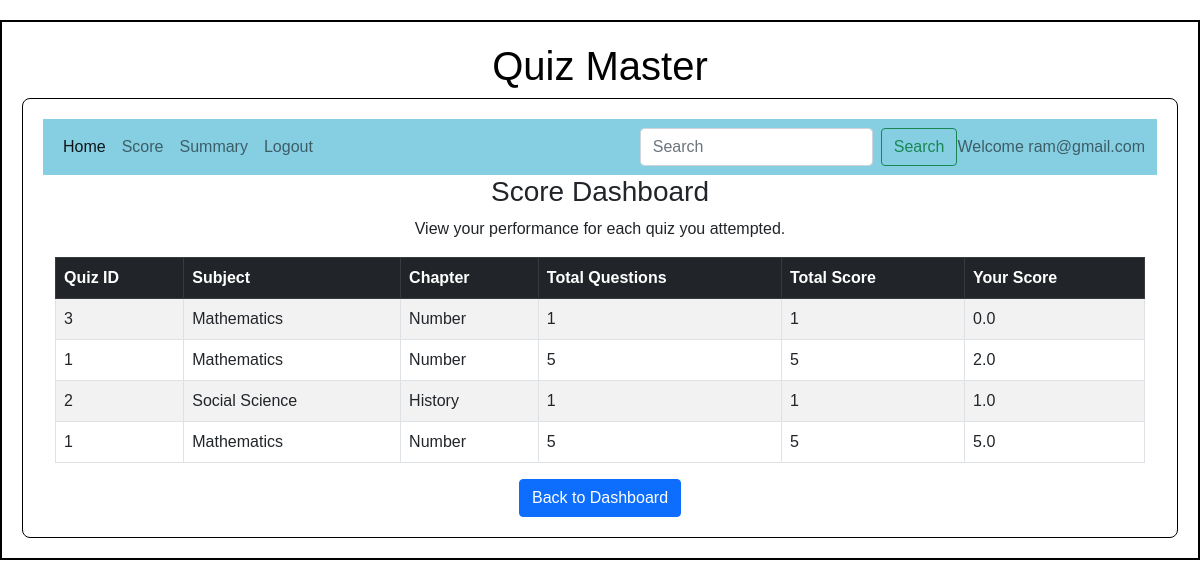
The page /score_dashboard/ram@gmail.com on the database its author committed.
### backend/models.py (models this page shows)
class Score(db.Model):
    __tablename__ = "score"
    score_id = db.Column(db.Integer, primary_key=True, autoincrement=True)
    q_id = db.Column(db.Integer, db.ForeignKey('quiz.q_id'), nullable=False)
    u_id = db.Column(db.String, db.ForeignKey('user.name'), nullable=False)
    total_score = db.Column(db.Float, nullable=False)

class Subject(db.Model):
    __tablename__ = "subject"
    s_id = db.Column(db.Integer, primary_key=True, autoincrement=True)
    sname = db.Column(db.String, unique=True, nullable=False)
    s_description = db.Column(db.String, nullable=False)
    chapters = db.relationship("Chapter", cascade="all,delete", backref="subject", lazy=True)

class Chapter(db.Model):
    __tablename__ = "chapter"
    c_id = db.Column(db.Integer, primary_key=True, autoincrement=True)
    cname = db.Column(db.String, unique=True, nullable=False)
    c_description = db.Column(db.String, nullable=False)
    s_id = db.Column(db.Integer, db.ForeignKey("subject.s_id"), nullable=False)
    quizzes = db.relationship("Quiz", cascade="all,delete", backref="chapter", lazy=True)

### backend/controllers.py (the view)
@app.route('/score_dashboard/<name>')
def score_dashboard(name):
    user = User.query.filter_by(name=name).first()
    scores = Score.query.filter_by(u_id = user.name).all()
    quizzes = get_quizzes()
    return render_template("score_dashboard.html", name=name, scores=scores, quizzes=quizzes)

### backend/controllers.py (called while the page is built)
def get_quizzes():
    quizzes = Quiz.query.all()
    return quizzes

### templates/score_dashboard.html
{%extends "student_layout.html"%}
{%block content%}
<div class="container">
    <div class="text-center">
        <h3>Score Dashboard</h3>
        <p>View your performance for each quiz you attempted.</p>
    </div>
    <table class="table table-bordered table-striped">
        <thead class="table-dark">
            <tr>
                <th>Quiz ID</th>
                <th>Subject</th>
                <th>Chapter</th>
                <th>Total Questions</th>
                <th>Total Score</th>
                <th>Your Score</th>
            </tr>
        </thead>
        <tbody>
            {% if scores %}
                {% for score in scores %}
                <tr>
                    <td>{{ score.q_id }}</td>
                    <td>{{ score.quiz.chapter.subject.sname }}</td>
                    <td>{{ score.quiz.chapter.cname }}</td>
                    <td>{{ score.quiz.questions|length }}</td>
                    <td>{{ score.quiz.questions|length }}</td>
                    <td>{{ score.total_score }}</td>
                </tr>
                {% endfor %}
            {% else %}
                <tr>
                    <td colspan="5" class="text-center">No scores available yet. Try taking a quiz!</td>
                </tr>
            {% endif %}
        </tbody>
    </table>
    <div class="text-center">
        <a href="{{ url_for('student_dashboard', name=name) }}" class="btn btn-primary">Back to Dashboard</a>
    </div>
</div>
{%endblock%}

### templates/student_layout.html (shortened to what this page needs)
<!DOCTYPE html>
<html>
    <head>
        <link rel="stylesheet" href="\static\styles\main.css">
        <link href="https://cdn.jsdelivr.net/npm/bootstrap@5.0.2/dist/css/bootstrap.min.css" rel="stylesheet">
    </head>
    <body>
        <div class = "my_container">
            <div class="center"><h1>Quiz Master</h1></div>
            <div class="my_panel">
                <nav class="navbar navbar-expand-lg navbar-light" style="background-color: #86cfe3;">
                    <div class="container-fluid">
                        <div class="collapse navbar-collapse" id="navbarText">
                            <ul class="navbar-nav me-auto mb-2 mb-lg-0">
                                <li class="nav-item">
                                    <a class="nav-link active" aria-current="page" href="/user/{{ name }}">Home</a>
                                </li>
                                <li class="nav-item">
                                    <a class="nav-link" href="/score_dashboard/{{ name }}">Score</a>
                                </li>
                                <li class="nav-item">
                                    <a class="nav-link" href="/user/summary/{{name}}">Summary</a>
                                </li>
                                <li class="nav-item">
                                    <a class="nav-link" href="/login">Logout</a>
                                </li>
                            </ul>
                            <form class="d-flex" method="POST" action="/user/search/{{name}}">
                                <input class="form-control me-2" type="search" placeholder="Search" aria-label="Search" name = "search_txt" id = "search_txt">
                                <button class="btn btn-outline-success" type="submit">Search</button>
                            </form>
                            <span class = "navbar-text">
                                Welcome {{name}}
                            </span>
                        </div>
                    </div>
                </nav>
                {%block content%}{%endblock%}
            </div>
        </div>
    </body>
</html>

### static/styles/main.css (style rules this page uses)
* { font-family: 'Arial', sans-serif; margin: 0; padding: 0;; }
.my_container { border:2px solid black; max-width: 1200px; margin: 20px auto; padding: 20px;; }
.my_panel { max-width: auto; margin: auto; padding: 20px; border: 1px solid black; border-radius: 8px; }
.center { text-align: center; display: flex; justify-content: center; align-items: center; color: black; }

### rows shown on the page
Score: q_id "3", quiz.chapter.subject.sname "Mathematics", quiz.chapter.cname "Number", quiz.questions|length "1", total_score "0.0"
Score: q_id "1", quiz.chapter.subject.sname "Mathematics", quiz.chapter.cname "Number", quiz.questions|length "5", total_score "2.0"
Score: q_id "2", quiz.chapter.subject.sname "Social Science", quiz.chapter.cname "History", quiz.questions|length "1", total_score "1.0"
Score: q_id "1", quiz.chapter.subject.sname "Mathematics", quiz.chapter.cname "Number", quiz.questions|length "5", total_score "5.0"

### other values the page prints
{{ name }} "ram@gmail.com"
